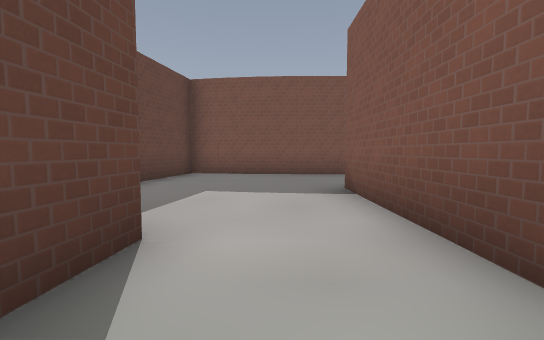
View 1 (above)

18 first-person views from a walk through a level from a Godot 3-D game. The camera is 1.3 m above the floor, tilts 4° down and sees 90° across. The floor is counted in squares, 2 m on a side. Each view is taken from the middle of a square. On the plan, view 1 faces up. The plan holds only what a view shows up to about 9 squares ahead; the rest is blank. The place goes on beyond the plan. Characters and animated objects are left out. Some surface patterns are stand-ins.

View 2
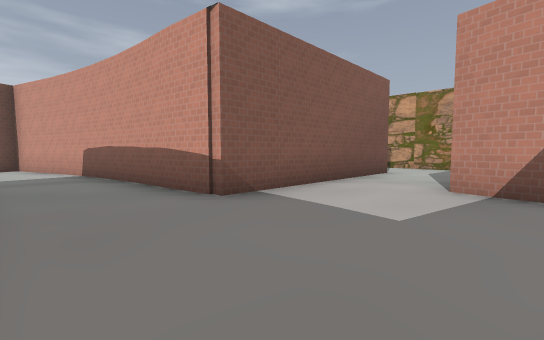

View 3
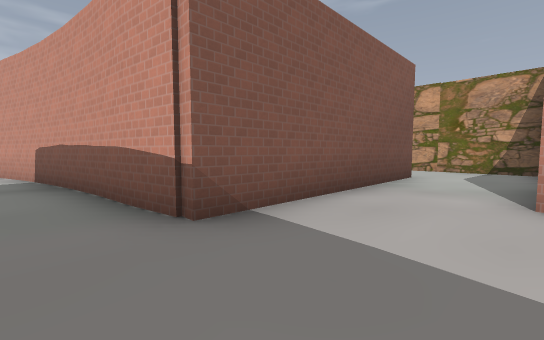

View 4
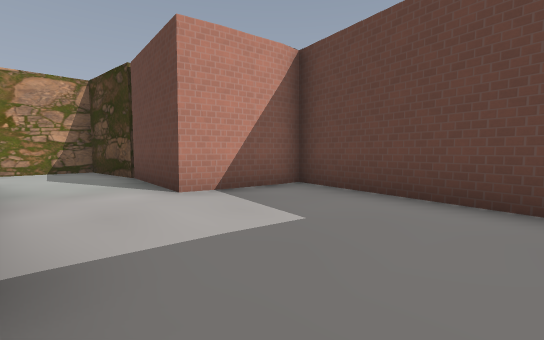

View 5
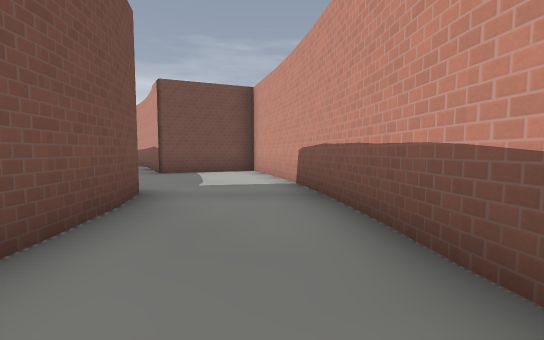

View 6
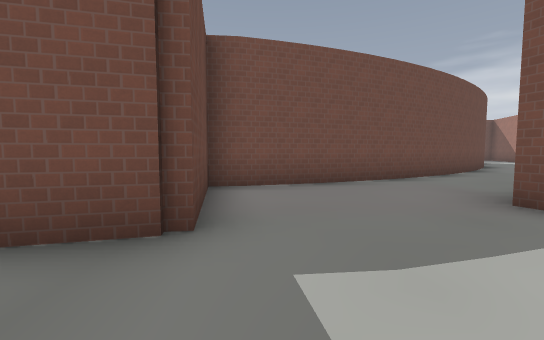

View 7
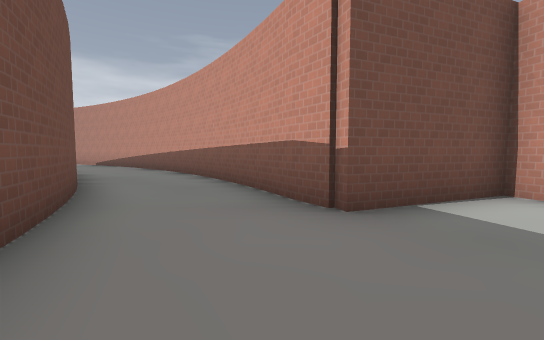

View 8
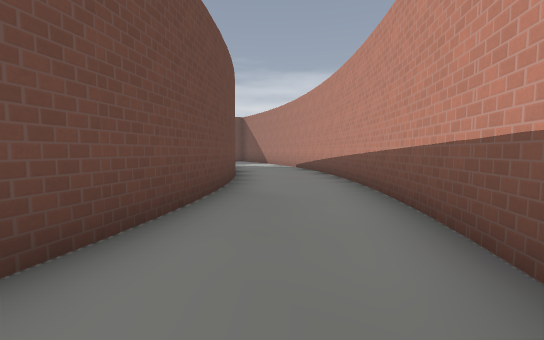

View 9
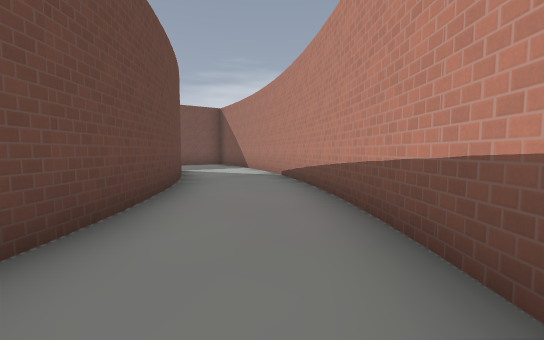

View 10
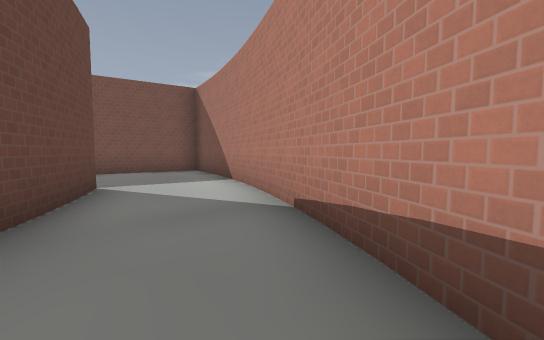

View 11
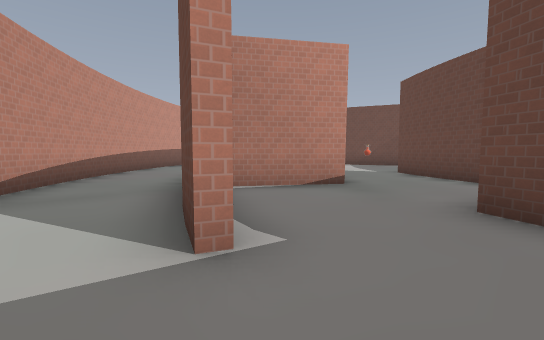

View 12
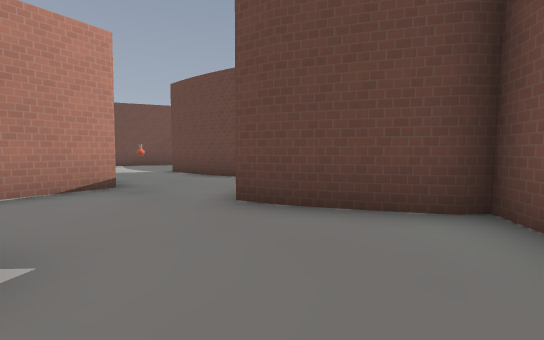

View 13
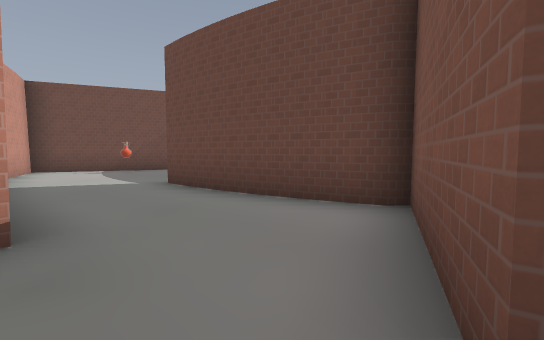

View 14
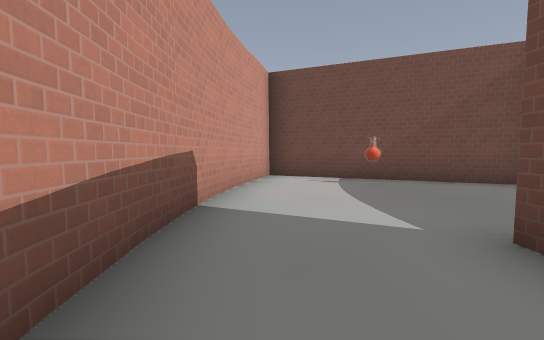

View 15
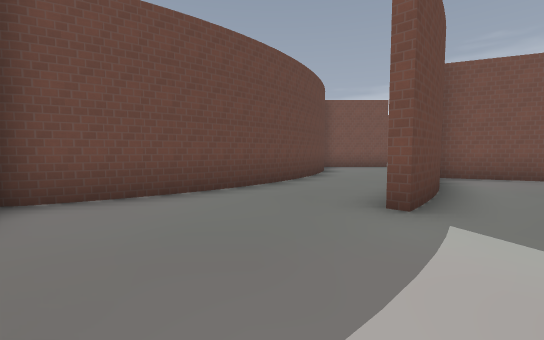

View 16
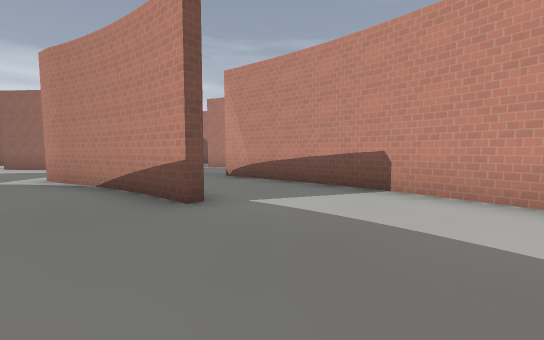

View 17
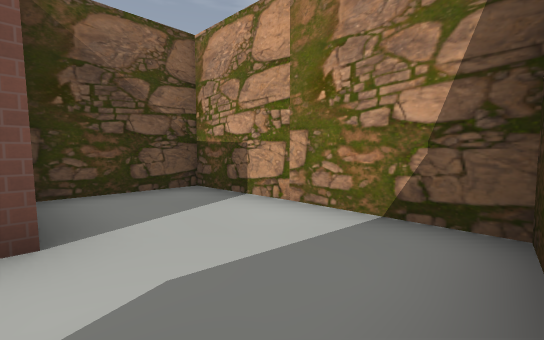

View 18
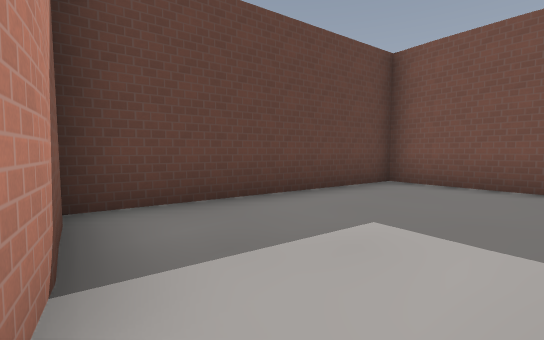

### Floor plan
Points are (right, up) in squares from view 1. A wall is a line through its corners. A room is listed if a view was taken in it or the views show most of it. See-through windows are left out.
Room 1 (views 1, 2, 3, 4, 5, 6, 7, 8, 9, 10, 17, 18)
walls: (4.2, 7.7) (0.7, 7.5); (6.8, 5.5) (9.9, 6.6) (8.8, 9.3); (5.7, 5.3) (6.9, 5.6); (4.8, 11) (5.4, 8.1) (4.1, 7.8); (9.2, 9.2) (9.8, 9.6); (6.8, 11.4) (5.4, 11); (9.6, 9.7) (10.4, 10.1); (10.4, 10) (13.2, 11.9); (8.8, 12.3) (6.7, 11.3); (0.8, 7.5) (-2.4, 7.9) (-3.4, 2.4) (-2.9, 2.4); (13.1, 11.7) (16.2, 14.7); (11.8, 14.1) (8.6, 12.1); (-1.8, 2.2) (-1, 2) (-1.2, -0.9) (-1, -3.6) (3.6, -3.7) (3.6, -1.3); (1.3, -1.2) (1.3, 4.8) (5.9, 5.4); (-3, 2.3) (-1.6, 2.2); (14.3, 16.5) (11.7, 14); (16.1, 14.5) (18.5, 18); (18.4, 18) (18.9, 19); (17, 20.8) (15.2, 17.7) (14.2, 16.5)
ways out: opening at (18, 19) to room 2
Room 2 (views 11, 12, 13)
walls: (17.2, 21.6) (16.9, 20.7); (14.9, 23.6) (14.7, 23); (15.3, 24.9) (14.9, 23.2) (14.4, 22.5) (11.8, 23.6); (16, 25.1) (15.2, 25.3); (13.3, 20.2) (15, 19); (19.5, 20.3) (20.4, 22.6); (18.9, 19) (19.6, 20.2); (20.3, 22.6) (20.7, 24.1) (17.8, 24.7); (11.8, 23.4) (11.3, 22.2); (11.4, 22.4) (10.4, 20.9)
ways out: opening at (18, 19) to room 1; opening at (12, 20) to room 3
Room 3 (views 14, 15, 16)
walls: (9.3, 20) (9.6, 20.4); (9.5, 20.3) (10.7, 21.9); (10.3, 20.7) (9.4, 19.8); (10.5, 21.1) (10.2, 20.7); (10.6, 21.7) (11.3, 22.8); (6.6, 21.1) (5.7, 20.6); (7.2, 21.7) (6.5, 21); (8.4, 15.6) (10.7, 17.3) (13.3, 20.2); (5.9, 20.6) (5, 20.1); (7.8, 22.3) (7.1, 21.6); (4.9, 19.8) (6.9, 14.8) (8.4, 15.7); (8.6, 23.3) (7.8, 22.2); (9, 24) (8.5, 23.3)
ways out: opening at (12, 20) to room 2; opening at (10, 23)
objects: potion (7, 18)

Positions as (right, up) in squares from view 1, and headings:
1: (0, 0), facing up
2: (-2, 7), facing down-right
3: (-1, 6), facing down-right
4: (1, 6), facing down-left
5: (1, 6), facing right
6: (6, 6), facing up
7: (6, 10), facing right
8: (10, 11), facing up-right
9: (13, 13), facing up-right
10: (16, 16), facing up-right
11: (18, 23), facing down-left
12: (18, 23), facing left
13: (15, 22), facing left
14: (12, 20), facing down-left
15: (8, 17), facing up
16: (6, 19), facing right
17: (-1, -1), facing down-right
18: (0, 2), facing up-left
